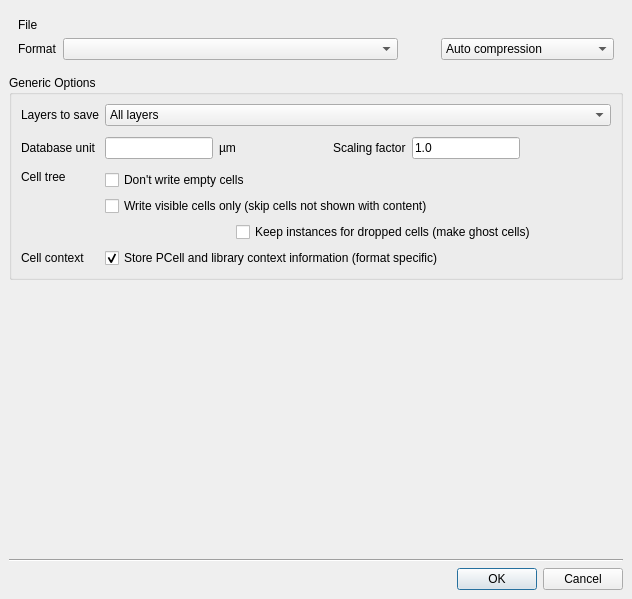
<?xml version="1.0" encoding="UTF-8"?>
<ui version="4.0">
 <class>SaveLayoutAsOptionsDialog</class>
 <widget class="QDialog" name="SaveLayoutAsOptionsDialog">
  <property name="windowModality">
   <enum>Qt::ApplicationModal</enum>
  </property>
  <property name="geometry">
   <rect>
    <x>0</x>
    <y>0</y>
    <width>632</width>
    <height>599</height>
   </rect>
  </property>
  <property name="windowTitle">
   <string/>
  </property>
  <layout class="QVBoxLayout">
   <property name="spacing">
    <number>6</number>
   </property>
   <property name="leftMargin">
    <number>9</number>
   </property>
   <property name="topMargin">
    <number>9</number>
   </property>
   <property name="rightMargin">
    <number>9</number>
   </property>
   <property name="bottomMargin">
    <number>9</number>
   </property>
   <item>
    <widget class="QFrame" name="frame">
     <property name="frameShape">
      <enum>QFrame::NoFrame</enum>
     </property>
     <property name="frameShadow">
      <enum>QFrame::Raised</enum>
     </property>
     <layout class="QGridLayout">
      <property name="leftMargin">
       <number>9</number>
      </property>
      <property name="topMargin">
       <number>9</number>
      </property>
      <property name="rightMargin">
       <number>9</number>
      </property>
      <property name="bottomMargin">
       <number>9</number>
      </property>
      <property name="spacing">
       <number>6</number>
      </property>
      <item row="0" column="0">
       <widget class="QLabel" name="label">
        <property name="text">
         <string>File</string>
        </property>
       </widget>
      </item>
      <item row="1" column="2">
       <spacer>
        <property name="orientation">
         <enum>Qt::Horizontal</enum>
        </property>
        <property name="sizeType">
         <enum>QSizePolicy::Fixed</enum>
        </property>
        <property name="sizeHint" stdset="0">
         <size>
          <width>31</width>
          <height>20</height>
         </size>
        </property>
       </spacer>
      </item>
      <item row="1" column="0">
       <widget class="QLabel" name="label_2">
        <property name="text">
         <string>Format</string>
        </property>
       </widget>
      </item>
      <item row="1" column="1">
       <widget class="QComboBox" name="fmt_cbx">
        <property name="sizePolicy">
         <sizepolicy hsizetype="Preferred" vsizetype="Fixed">
          <horstretch>2</horstretch>
          <verstretch>0</verstretch>
         </sizepolicy>
        </property>
       </widget>
      </item>
      <item row="0" column="1" colspan="3">
       <widget class="QLabel" name="filename_lbl">
        <property name="sizePolicy">
         <sizepolicy hsizetype="Expanding" vsizetype="Preferred">
          <horstretch>1</horstretch>
          <verstretch>0</verstretch>
         </sizepolicy>
        </property>
        <property name="text">
         <string/>
        </property>
       </widget>
      </item>
      <item row="1" column="3" colspan="2">
       <widget class="QComboBox" name="compression">
        <item>
         <property name="text">
          <string>Auto compression</string>
         </property>
        </item>
        <item>
         <property name="text">
          <string>No compression</string>
         </property>
        </item>
        <item>
         <property name="text">
          <string>ZLib compression</string>
         </property>
        </item>
       </widget>
      </item>
     </layout>
    </widget>
   </item>
   <item>
    <widget class="QGroupBox" name="groupBox">
     <property name="title">
      <string>Generic Options</string>
     </property>
     <layout class="QGridLayout">
      <property name="leftMargin">
       <number>9</number>
      </property>
      <property name="topMargin">
       <number>9</number>
      </property>
      <property name="rightMargin">
       <number>9</number>
      </property>
      <property name="bottomMargin">
       <number>9</number>
      </property>
      <property name="spacing">
       <number>6</number>
      </property>
      <item row="1" column="2">
       <widget class="QLabel" name="label_7">
        <property name="text">
         <string>µm</string>
        </property>
       </widget>
      </item>
      <item row="1" column="0">
       <widget class="QLabel" name="label_5">
        <property name="text">
         <string>Database unit</string>
        </property>
       </widget>
      </item>
      <item row="1" column="5">
       <widget class="QLineEdit" name="sf_le">
        <property name="sizePolicy">
         <sizepolicy hsizetype="Expanding" vsizetype="Fixed">
          <horstretch>0</horstretch>
          <verstretch>0</verstretch>
         </sizepolicy>
        </property>
        <property name="text">
         <string>1.0</string>
        </property>
       </widget>
      </item>
      <item row="1" column="6">
       <spacer>
        <property name="orientation">
         <enum>Qt::Horizontal</enum>
        </property>
        <property name="sizeType">
         <enum>QSizePolicy::Expanding</enum>
        </property>
        <property name="sizeHint" stdset="0">
         <size>
          <width>51</width>
          <height>32</height>
         </size>
        </property>
       </spacer>
      </item>
      <item row="1" column="4">
       <widget class="QLabel" name="label_6">
        <property name="text">
         <string>Scaling factor</string>
        </property>
       </widget>
      </item>
      <item row="2" column="1" colspan="6">
       <widget class="QFrame" name="frame_2">
        <property name="frameShape">
         <enum>QFrame::NoFrame</enum>
        </property>
        <property name="frameShadow">
         <enum>QFrame::Raised</enum>
        </property>
        <layout class="QGridLayout">
         <property name="leftMargin">
          <number>0</number>
         </property>
         <property name="topMargin">
          <number>0</number>
         </property>
         <property name="rightMargin">
          <number>0</number>
         </property>
         <property name="bottomMargin">
          <number>0</number>
         </property>
         <property name="spacing">
          <number>6</number>
         </property>
         <item row="1" column="0" colspan="4">
          <widget class="QCheckBox" name="no_hidden_cells_cb">
           <property name="sizePolicy">
            <sizepolicy hsizetype="Minimum" vsizetype="Fixed">
             <horstretch>0</horstretch>
             <verstretch>0</verstretch>
            </sizepolicy>
           </property>
           <property name="text">
            <string>Write visible cells only (skip cells not shown with content)</string>
           </property>
          </widget>
         </item>
         <item row="2" column="1" colspan="3">
          <widget class="QCheckBox" name="keep_instances_cb">
           <property name="sizePolicy">
            <sizepolicy hsizetype="Expanding" vsizetype="Fixed">
             <horstretch>0</horstretch>
             <verstretch>0</verstretch>
            </sizepolicy>
           </property>
           <property name="text">
            <string>Keep instances for dropped cells (make ghost cells)</string>
           </property>
          </widget>
         </item>
         <item row="2" column="0">
          <spacer>
           <property name="orientation">
            <enum>Qt::Horizontal</enum>
           </property>
           <property name="sizeType">
            <enum>QSizePolicy::Fixed</enum>
           </property>
           <property name="sizeHint" stdset="0">
            <size>
             <width>20</width>
             <height>20</height>
            </size>
           </property>
          </spacer>
         </item>
         <item row="0" column="0" colspan="4">
          <widget class="QCheckBox" name="no_empty_cells_cb">
           <property name="text">
            <string>Don't write empty cells</string>
           </property>
          </widget>
         </item>
        </layout>
       </widget>
      </item>
      <item row="0" column="0">
       <widget class="QLabel" name="label_3">
        <property name="text">
         <string>Layers to save</string>
        </property>
       </widget>
      </item>
      <item row="0" column="1" colspan="6">
       <widget class="QComboBox" name="layersel_cbx">
        <item>
         <property name="text">
          <string>All layers</string>
         </property>
        </item>
        <item>
         <property name="text">
          <string>Layers shown in list</string>
         </property>
        </item>
        <item>
         <property name="text">
          <string>Visible layers only</string>
         </property>
        </item>
       </widget>
      </item>
      <item row="2" column="0">
       <widget class="QLabel" name="label_8">
        <property name="text">
         <string>Cell tree</string>
        </property>
        <property name="alignment">
         <set>Qt::AlignLeading|Qt::AlignLeft|Qt::AlignTop</set>
        </property>
       </widget>
      </item>
      <item row="1" column="3">
       <spacer>
        <property name="orientation">
         <enum>Qt::Horizontal</enum>
        </property>
        <property name="sizeHint" stdset="0">
         <size>
          <width>40</width>
          <height>20</height>
         </size>
        </property>
       </spacer>
      </item>
      <item row="1" column="1">
       <widget class="QLineEdit" name="dbu_le">
        <property name="sizePolicy">
         <sizepolicy hsizetype="Expanding" vsizetype="Fixed">
          <horstretch>0</horstretch>
          <verstretch>0</verstretch>
         </sizepolicy>
        </property>
       </widget>
      </item>
      <item row="3" column="1" colspan="6">
       <widget class="QCheckBox" name="store_context_cb">
        <property name="text">
         <string>Store PCell and library context information (format specific)</string>
        </property>
        <property name="checked">
         <bool>true</bool>
        </property>
       </widget>
      </item>
      <item row="3" column="0">
       <widget class="QLabel" name="label_4">
        <property name="text">
         <string>Cell context</string>
        </property>
       </widget>
      </item>
     </layout>
    </widget>
   </item>
   <item>
    <widget class="QStackedWidget" name="options_stack">
     <property name="sizePolicy">
      <sizepolicy hsizetype="Preferred" vsizetype="Expanding">
       <horstretch>0</horstretch>
       <verstretch>1</verstretch>
      </sizepolicy>
     </property>
     <widget class="QWidget" name="page_3"/>
     <widget class="QWidget" name="page_4"/>
    </widget>
   </item>
   <item>
    <spacer>
     <property name="orientation">
      <enum>Qt::Vertical</enum>
     </property>
     <property name="sizeHint" stdset="0">
      <size>
       <width>509</width>
       <height>16</height>
      </size>
     </property>
    </spacer>
   </item>
   <item>
    <widget class="Line" name="line">
     <property name="orientation">
      <enum>Qt::Horizontal</enum>
     </property>
    </widget>
   </item>
   <item>
    <widget class="QDialogButtonBox" name="buttonBox">
     <property name="orientation">
      <enum>Qt::Horizontal</enum>
     </property>
     <property name="standardButtons">
      <set>QDialogButtonBox::Cancel|QDialogButtonBox::Ok</set>
     </property>
    </widget>
   </item>
  </layout>
 </widget>
 <tabstops>
  <tabstop>fmt_cbx</tabstop>
  <tabstop>compression</tabstop>
  <tabstop>layersel_cbx</tabstop>
  <tabstop>dbu_le</tabstop>
  <tabstop>sf_le</tabstop>
  <tabstop>no_empty_cells_cb</tabstop>
  <tabstop>no_hidden_cells_cb</tabstop>
  <tabstop>keep_instances_cb</tabstop>
  <tabstop>store_context_cb</tabstop>
  <tabstop>buttonBox</tabstop>
 </tabstops>
 <resources/>
 <connections>
  <connection>
   <sender>buttonBox</sender>
   <signal>rejected()</signal>
   <receiver>SaveLayoutAsOptionsDialog</receiver>
   <slot>reject()</slot>
   <hints>
    <hint type="sourcelabel">
     <x>316</x>
     <y>260</y>
    </hint>
    <hint type="destinationlabel">
     <x>286</x>
     <y>274</y>
    </hint>
   </hints>
  </connection>
 </connections>
</ui>
